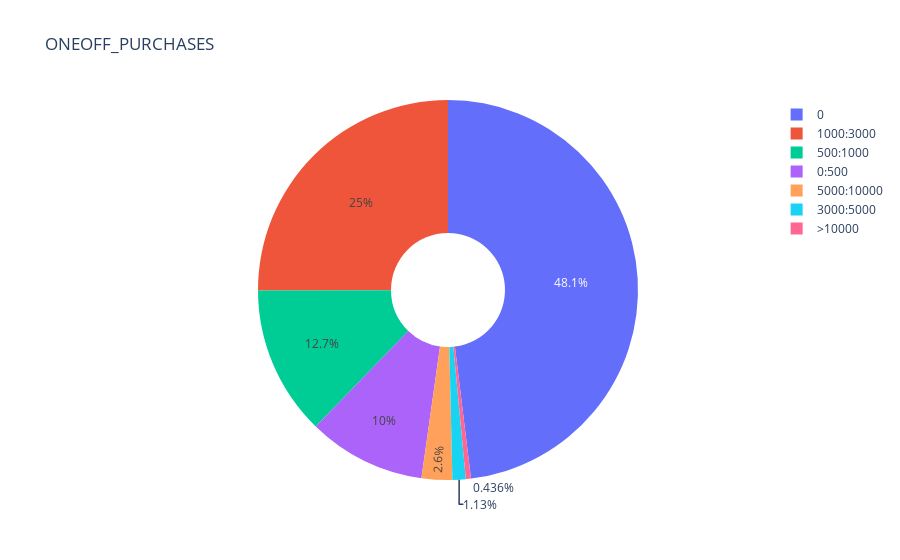

Here is the notebook cell this chart was saved with:
### Code cell
fig = go.Figure(data=[go.Pie(labels=labels, values=data.ONEOFF_PURCHASES_RANGE.value_counts(sort=False),hole = .3)])
fig.layout.update(title='ONEOFF_PURCHASES')
iplot(fig)
plotly.offline.plot(fig,filename='pie_oneoff_purchases.html',config={'displayModeBar': False})

### Figure 1 — Plotly figure (JSON) as saved in the notebook; plotly's stock layout.template omitted (floating-point values rounded to 4 significant figures)
{"data": [{"hole": 0.3, "labels": ["0", "0:500", "500:1000", "1000:3000", "3000:5000", "5000:10000", ">10000"], "type": "pie", "values": [4302, 897, 1137, 2241, 101, 233, 39]}], "layout": {"title": {"text": "ONEOFF_PURCHASES"}}}
